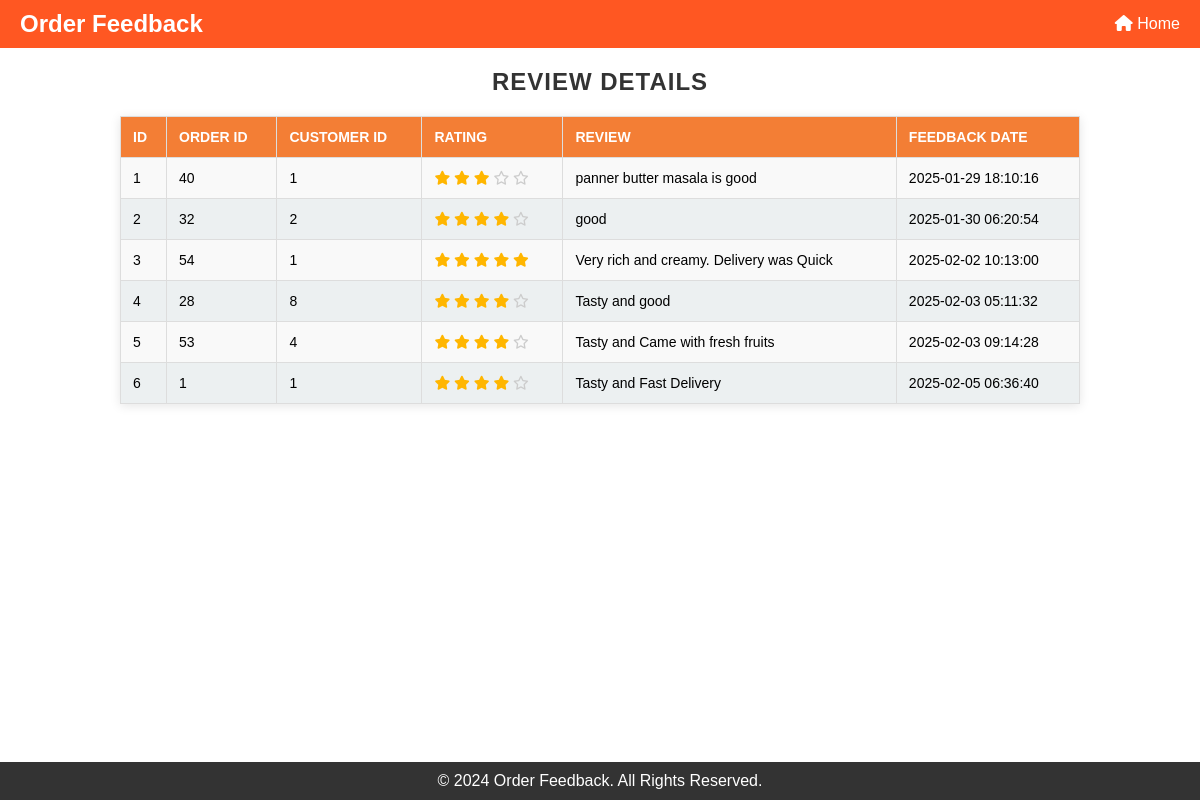
Screenshot of /view_ratings with the database file from the repository.
### tables this page shows
CREATE TABLE OrderFeedback (
            id INTEGER PRIMARY KEY AUTOINCREMENT,
            orderId INTEGER NOT NULL,
            customerId INTEGER NOT NULL,
            rating INTEGER CHECK(rating BETWEEN 1 AND 5) NOT NULL,
            review TEXT,
            feedbackDate TIMESTAMP DEFAULT CURRENT_TIMESTAMP,
            FOREIGN KEY (orderId) REFERENCES Orders (orderId) ON DELETE CASCADE,
            FOREIGN KEY (customerId) REFERENCES users (id) ON DELETE CASCADE
        );

### mergedapp.py (the view)
@app.route('/view_ratings')
def order_ratings():
    try:
        with get_db_connection() as conn:
            cursor = conn.cursor()
            cursor.execute('''
            SELECT id, orderId, customerId, rating, review, feedbackDate
            FROM OrderFeedback;
            ''')
            feedback_data = cursor.fetchall()  # Fetch all rows
    except sqlite3.Error as e:
        print(f"Database error: {e}")
        feedback_data = []
    return render_template('view-ratings.html',  feedback_data=feedback_data)

### mergedapp.py (called while the page is built)
def get_db_connection():
    conn = sqlite3.connect(DATABASE)  # Timeout to avoid lock
    conn.row_factory = sqlite3.Row
    return conn

### templates/view-ratings.html (shortened to what this page needs)
<!DOCTYPE html>
<html lang="en">
<head>
    <link href="https://cdnjs.cloudflare.com/ajax/libs/font-awesome/6.5.0/css/all.min.css" rel="stylesheet">
</head>
<body>
    <header>
        <div class="logo">Order Feedback</div>
        <nav>
            <ul>
                <li><a href="{{ url_for('admin')}}"><i class="fa-solid fa-house"></i> Home</a></li>
            </ul>
        </nav>
    </header>
    <main>
        <section>
            <h1>Review Details</h1>
            <table>
                <thead>
                    <tr>
                        <th>ID</th>
                        <th>Order ID</th>
                        <th>Customer ID</th>
                        <th>Rating</th>
                        <th>Review</th>
                        <th>Feedback Date</th>
                    </tr>
                </thead>
                <tbody>
                    {% for feedback in feedback_data %}
                    <tr>
                        <td>{{ feedback[0] }}</td>
                        <td>{{ feedback[1] }}</td>
                        <td>{{ feedback[2] }}</td>
                        <td>
                            {% for i in range(feedback[3]) %}
                                <i class="fa-solid fa-star star-filled"></i>
                            {% endfor %}
                            {% for i in range(feedback[3], 5) %}
                                <i class="fa-regular fa-star star-empty"></i>
                            {% endfor %}
                        </td>
                        <td>{{ feedback[4] }}</td>
                        <td>{{ feedback[5] }}</td>
                    </tr>
                    {% endfor %}
                </tbody>
            </table>
        </section>
    </main>
    <footer>
        <p>&copy; 2024 Order Feedback. All Rights Reserved.</p>
    </footer>
</body>
</html>

### templates/view-ratings.html (style rules this page uses)
* { margin: 0; padding: 0; box-sizing: border-box; font-family: Arial, sans-serif; }
body { display: flex; flex-direction: column; min-height: 100vh; }
main { flex: 1; }
footer { background-color: #333; color: white; text-align: center; padding: 10px 0; }
header { background: #ff5722; color: white; padding: 10px 20px; display: flex; justify-content: space-between; align-items: center; flex-wrap: wrap; }
header .logo { font-size: 1.5rem; font-weight: bold; }
header nav ul { list-style: none; display: flex; gap: 15px; }
header nav ul li a { color: white; text-decoration: none; }
table { width: 80%; margin: 20px auto; border-collapse: collapse; background-color: #fff; box-shadow: 0 2px 10px rgba(0, 0, 0, 0.1); }
th, td { border: 1px solid #ddd; padding: 12px; text-align: left; font-size: 14px; }
th { background-color: rgb(243, 126, 53); color: #fff; text-transform: uppercase; }
td { background-color: #f9f9f9; }
tr:nth-child(even) td { background-color: #ecf0f1; }
h1 { font-family: 'Arial', sans-serif; font-size: 24px; font-weight: bold; color: #333; text-align: center; text-transform: uppercase; letter-spacing: 1px; margin-top: 20px; }
.star-filled { color:#FFB600; }
.star-empty { color: #ccc; }

### rows the page displays
OrderFeedback: id "1", orderId "40", customerId "1", rating 3 (drawn), review "panner butter masala is good", feedbackDate "2025-01-29 18:10:16"
OrderFeedback: id "2", orderId "32", customerId "2", rating 4 (drawn), review "good", feedbackDate "2025-01-30 06:20:54"
OrderFeedback: id "3", orderId "54", customerId "1", rating 5 (drawn), review "Very rich and creamy. Delivery was Quick", feedbackDate "2025-02-02 10:13:00"
OrderFeedback: id "4", orderId "28", customerId "8", rating 4 (drawn), review "Tasty and good", feedbackDate "2025-02-03 05:11:32"
OrderFeedback: id "5", orderId "53", customerId "4", rating 4 (drawn), review "Tasty and Came with fresh fruits", feedbackDate "2025-02-03 09:14:28"
OrderFeedback: id "6", orderId "1", customerId "1", rating 4 (drawn), review "Tasty and Fast Delivery", feedbackDate "2025-02-05 06:36:40"
